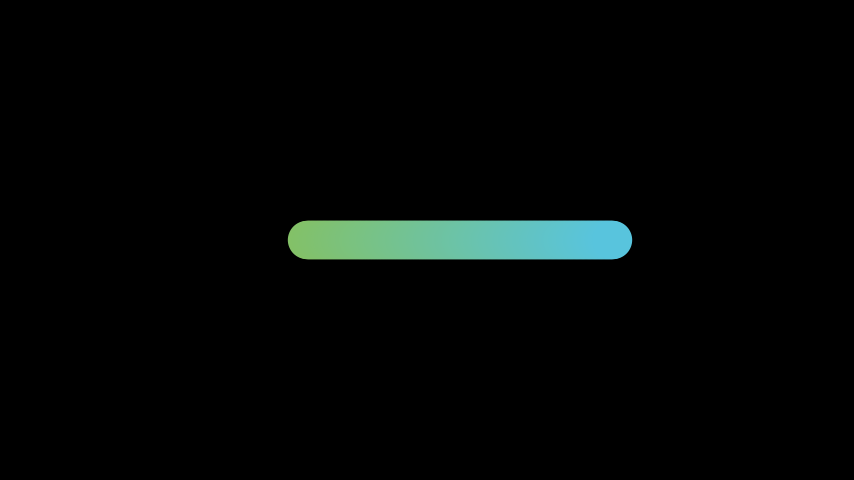

Source code (Python):
from manim import *



class ShapesColors(Scene):
    def construct(self):
        color_template = [GREEN, BLUE]
        colors = color_gradient(color_template, 256)
        for num,co in enumerate(colors):
            self.add(Dot(color = co).shift(LEFT*2+RIGHT*0.02*num).scale(4))

from pathlib import Path
if __name__ == "__main__":
    script = f"{Path(__file__).resolve()}"
    os.system(f"manim  -l --custom_folders -s -p -c 'BLACK' --config_file 'my_config.cfg' " + script )
